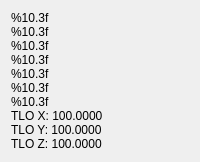
           <widget class="QWidget" name="tab_2">
            <attribute name="title">
             <string>DRO</string>
            </attribute>
            <layout class="QVBoxLayout" name="verticalLayout_8">
             <property name="spacing">
              <number>0</number>
             </property>
             <item>
              <layout class="QGridLayout" name="gridLayout_3">
               <property name="sizeConstraint">
                <enum>QLayout::SetDefaultConstraint</enum>
               </property>
               <property name="spacing">
                <number>0</number>
               </property>
               <item row="3" column="0">
                <layout class="QHBoxLayout" name="horizontalLayout_10">
                 <property name="spacing">
                  <number>0</number>
                 </property>
                 <item>
                  <widget class="DROLabel" name="dro_label_5">
                   <property name="text">
                    <string>%10.3f</string>
                   </property>
                   <property name="textFormat">
                    <enum>Qt::PlainText</enum>
                   </property>
                   <property name="alignment">
                    <set>Qt::AlignLeading|Qt::AlignLeft|Qt::AlignVCenter</set>
                   </property>
                   <property name="Qjoint_number" stdset="0">
                    <number>2</number>
                   </property>
                   <property name="metric_template" stdset="0">
                    <string>Machine Z: %10.3f</string>
                   </property>
                   <property name="imperial_template" stdset="0">
                    <string>Machine Z: %9.4f</string>
                   </property>
                  </widget>
                 </item>
                </layout>
               </item>
               <item row="4" column="0">
                <layout class="QHBoxLayout" name="horizontalLayout_14" stretch="1">
                 <property name="spacing">
                  <number>0</number>
                 </property>
                 <item>
                  <widget class="DROLabel" name="dro_label_g5x_x">
                   <property name="text">
                    <string>%10.3f</string>
                   </property>
                   <property name="textFormat">
                    <enum>Qt::PlainText</enum>
                   </property>
                   <property name="alignment">
                    <set>Qt::AlignLeading|Qt::AlignLeft|Qt::AlignVCenter</set>
                   </property>
                   <property name="Qreference_type" stdset="0">
                    <number>1</number>
                   </property>
                   <property name="metric_template" stdset="0">
                    <string>%10.3f</string>
                   </property>
                   <property name="imperial_template" stdset="0">
                    <string>%9.4f</string>
                   </property>
                  </widget>
                 </item>
                </layout>
               </item>
               <item row="8" column="0">
                <widget class="StatusLabel" name="statuslabel_17">
                 <property name="text">
                  <string>TLO X: 100.0000</string>
                 </property>
                 <property name="textFormat">
                  <enum>Qt::PlainText</enum>
                 </property>
                 <property name="textTemplate" stdset="0">
                  <string>TLO X:%9.4f</string>
                 </property>
                 <property name="alt_textTemplate" stdset="0">
                  <string>TLO Y:%10.3f</string>
                 </property>
                 <property name="user_system_status" stdset="0">
                  <bool>false</bool>
                 </property>
                 <property name="tool_offset_status" stdset="0">
                  <bool>true</bool>
                 </property>
                </widget>
               </item>
               <item row="2" column="0">
                <layout class="QHBoxLayout" name="horizontalLayout_9">
                 <property name="spacing">
                  <number>0</number>
                 </property>
                 <item>
                  <widget class="DROLabel" name="dro_label_4">
                   <property name="text">
                    <string>%10.3f</string>
                   </property>
                   <property name="textFormat">
                    <enum>Qt::PlainText</enum>
                   </property>
                   <property name="alignment">
                    <set>Qt::AlignLeading|Qt::AlignLeft|Qt::AlignVCenter</set>
                   </property>
                   <property name="Qjoint_number" stdset="0">
                    <number>1</number>
                   </property>
                   <property name="metric_template" stdset="0">
                    <string>Machine Y: %10.3f</string>
                   </property>
                   <property name="imperial_template" stdset="0">
                    <string>Machine Y: %9.4f</string>
                   </property>
                  </widget>
                 </item>
                </layout>
               </item>
               <item row="6" column="0">
                <layout class="QHBoxLayout" name="horizontalLayout_19">
                 <property name="spacing">
                  <number>0</number>
                 </property>
                 <item>
                  <widget class="DROLabel" name="dro_label_g5x_z">
                   <property name="text">
                    <string>%10.3f</string>
                   </property>
                   <property name="textFormat">
                    <enum>Qt::PlainText</enum>
                   </property>
                   <property name="alignment">
                    <set>Qt::AlignLeading|Qt::AlignLeft|Qt::AlignVCenter</set>
                   </property>
                   <property name="Qjoint_number" stdset="0">
                    <number>2</number>
                   </property>
                   <property name="Qreference_type" stdset="0">
                    <number>1</number>
                   </property>
                   <property name="metric_template" stdset="0">
                    <string>%10.3f</string>
                   </property>
                   <property name="imperial_template" stdset="0">
                    <string>%9.4f</string>
                   </property>
                  </widget>
                 </item>
                </layout>
               </item>
               <item row="1" column="0">
                <layout class="QHBoxLayout" name="horizontalLayout_8">
                 <property name="spacing">
                  <number>0</number>
                 </property>
                 <item>
                  <widget class="DROLabel" name="dro_label">
                   <property name="text">
                    <string>%10.3f</string>
                   </property>
                   <property name="textFormat">
                    <enum>Qt::PlainText</enum>
                   </property>
                   <property name="alignment">
                    <set>Qt::AlignLeading|Qt::AlignLeft|Qt::AlignVCenter</set>
                   </property>
                   <property name="metric_template" stdset="0">
                    <string>Machine X: %10.3f</string>
                   </property>
                   <property name="imperial_template" stdset="0">
                    <string>Machine X: %9.4f</string>
                   </property>
                  </widget>
                 </item>
                </layout>
               </item>
               <item row="7" column="0">
                <layout class="QHBoxLayout" name="horizontalLayout_20">
                 <property name="spacing">
                  <number>0</number>
                 </property>
                 <item>
                  <widget class="DROLabel" name="dro_label_g5x_r">
                   <property name="text">
                    <string>%10.3f</string>
                   </property>
                   <property name="textFormat">
                    <enum>Qt::PlainText</enum>
                   </property>
                   <property name="alignment">
                    <set>Qt::AlignLeading|Qt::AlignLeft|Qt::AlignVCenter</set>
                   </property>
                   <property name="Qjoint_number" stdset="0">
                    <number>10</number>
                   </property>
                   <property name="Qreference_type" stdset="0">
                    <number>0</number>
                   </property>
                   <property name="metric_template" stdset="0">
                    <string>%10.3f</string>
                   </property>
                   <property name="imperial_template" stdset="0">
                    <string>%9.4f</string>
                   </property>
                   <property name="angular_template" stdset="0">
                    <string>%4.2f</string>
                   </property>
                  </widget>
                 </item>
                </layout>
               </item>
               <item row="9" column="0">
                <widget class="StatusLabel" name="statuslabel_18">
                 <property name="text">
                  <string>TLO Y: 100.0000</string>
                 </property>
                 <property name="textFormat">
                  <enum>Qt::PlainText</enum>
                 </property>
                 <property name="textTemplate" stdset="0">
                  <string>TLO Y:%9.4f</string>
                 </property>
                 <property name="alt_textTemplate" stdset="0">
                  <string>TLO Y:%10.3f</string>
                 </property>
                 <property name="index_number" stdset="0">
                  <number>1</number>
                 </property>
                 <property name="user_system_status" stdset="0">
                  <bool>false</bool>
                 </property>
                 <property name="tool_offset_status" stdset="0">
                  <bool>true</bool>
                 </property>
                </widget>
               </item>
               <item row="5" column="0">
                <layout class="QHBoxLayout" name="horizontalLayout_18">
                 <property name="spacing">
                  <number>0</number>
                 </property>
                 <item>
                  <widget class="DROLabel" name="dro_label_g5x_y">
                   <property name="text">
                    <string>%10.3f</string>
                   </property>
                   <property name="textFormat">
                    <enum>Qt::PlainText</enum>
                   </property>
                   <property name="alignment">
                    <set>Qt::AlignLeading|Qt::AlignLeft|Qt::AlignVCenter</set>
                   </property>
                   <property name="Qjoint_number" stdset="0">
                    <number>1</number>
                   </property>
                   <property name="Qreference_type" stdset="0">
                    <number>1</number>
                   </property>
                   <property name="metric_template" stdset="0">
                    <string>%10.3f</string>
                   </property>
                   <property name="imperial_template" stdset="0">
                    <string>%9.4f</string>
                   </property>
                  </widget>
                 </item>
                </layout>
               </item>
               <item row="10" column="0">
                <widget class="StatusLabel" name="statuslabel_19">
                 <property name="text">
                  <string>TLO Z: 100.0000</string>
                 </property>
                 <property name="textFormat">
                  <enum>Qt::PlainText</enum>
                 </property>
                 <property name="textTemplate" stdset="0">
                  <string>TLO Z:%9.4f</string>
                 </property>
                 <property name="alt_textTemplate" stdset="0">
                  <string>TLO Z:%10.3f</string>
                 </property>
                 <property name="index_number" stdset="0">
                  <number>2</number>
                 </property>
                 <property name="user_system_status" stdset="0">
                  <bool>false</bool>
                 </property>
                 <property name="tool_offset_status" stdset="0">
                  <bool>true</bool>
                 </property>
                </widget>
               </item>
              </layout>
             </item>
            </layout>
           </widget>
